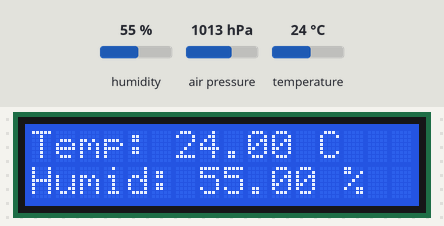
Bench run of a sketch on a simulated Arduino Uno, built with avr-gcc and run on an emulated ATmega328P. Shown: 16×2 character LCD. The inputs (shaded band) are chosen by the test bench; at power-on: humidity 55 %, air pressure 1013 hPa, temperature 24 °C. What the sketch prints to the serial monitor is not drawn.

Above: at 1.2 s.
1.3 s: humidity set to 22 %
At 7.1 s:
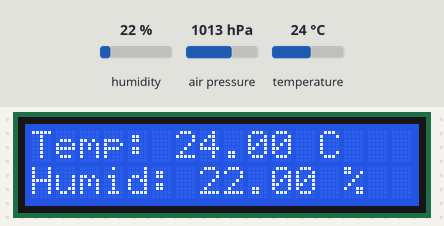
7.4 s: air pressure set to 952 hPa
At 10.6 s:
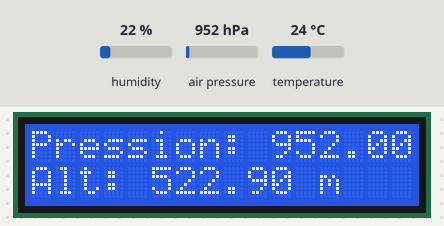
13.5 s: temperature set to 12 °C
At 15.5 s:
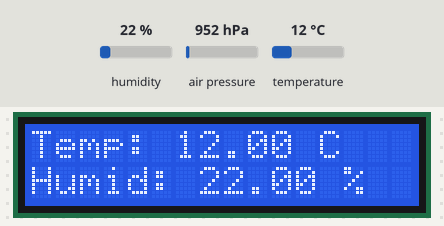
17.2 s: air pressure set to 975 hPa
At 18.4 s:
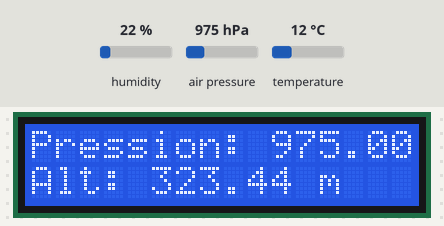
20.4 s: humidity set to 40 %
At 21.8 s:
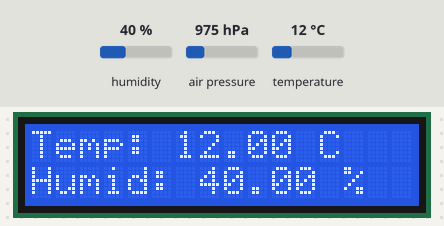
23.5 s: air pressure set to 1000 hPa
At 24.8 s:
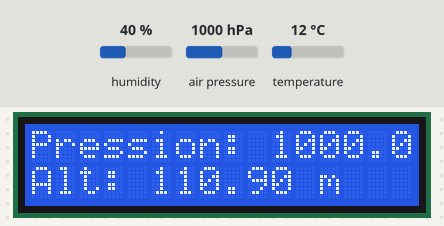
Timing chart, 0 to 26.5 s (numbered marks = the images above; inputs shaded):
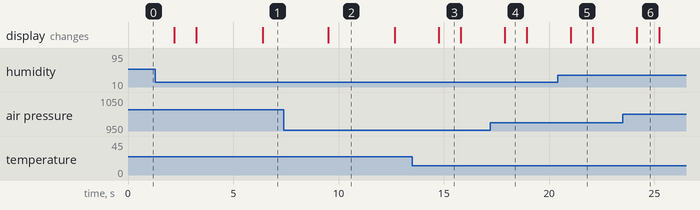

Measured:
- after the input at 1.3 s, the display: changes after 0.90 s (image 1)
- after the input at 7.4 s, the display: changes after 2.1 s (image 2)
- after the input at 13.5 s, the display: changes after 1.3 s (image 3)
- after the input at 17.2 s, the display: changes after 0.69 s (image 4)
- after the input at 20.4 s, the display: changes after 0.63 s (image 5)
- after the input at 23.5 s, the display: changes after 0.67 s (image 6)
- what the display in image 2 shows lasts 3.2 s, from 9.5 s to 12.7 s

The sketch:

press__alt__temp__hum.ino
```cpp
#include <Wire.h>
#include <LiquidCrystal_I2C.h>
#include <DHT.h>
#include <Adafruit_BMP085.h>

#define DHTPIN 2
#define DHTTYPE DHT11

DHT dht(DHTPIN, DHTTYPE);
Adafruit_BMP085 bmp;

LiquidCrystal_I2C lcd(0x27, 16, 2);

int screenState = 0;
unsigned long previousMillis = 0;
const long interval = 3000;

void setup() {
  Serial.begin(9600); // Port série pour Raspberry Pi
  lcd.begin(16, 2);
  lcd.backlight();
  dht.begin();

  if (!bmp.begin()) {
    lcd.setCursor(0, 0);
    lcd.print("BMP erreur !");
    while (1);
  }
}

void loop() {
  unsigned long currentMillis = millis();

  float h = dht.readHumidity();
  float t = dht.readTemperature();
  float pressure = bmp.readPressure() / 100.0; // en hPa
  float altitude = bmp.readAltitude();         // en mètres

  if (isnan(h) || isnan(t)) {
    lcd.setCursor(0, 0);
    lcd.print("Erreur capteur");
    lcd.setCursor(0, 1);
    lcd.print("Temp/Hum invalide");
  } else {
    // Envoie sur le port série (format pour Python)
    Serial.print("Temp: ");
    Serial.print(t);
    Serial.print(" C, Hum: ");
    Serial.print(h);
    Serial.print(" %, Press: ");
    Serial.print(pressure);
    Serial.print(" hPa, Alt: ");
    Serial.print(altitude);
    Serial.println(" m");

    // Affichage LCD (alternance)
    if (currentMillis - previousMillis >= interval) {
      previousMillis = currentMillis;
      screenState = (screenState + 1) % 2;
      lcd.clear();
    }

    if (screenState == 0) {
      lcd.setCursor(0, 0);
      lcd.print("Temp: ");
      lcd.print(t);
      lcd.print(" C");
      lcd.setCursor(0, 1);
      lcd.print("Humid: ");
      lcd.print(h);
      lcd.print(" %");
    } else {
      lcd.setCursor(0, 0);
      lcd.print("Pression: ");
      lcd.print(pressure);
      lcd.print(" hPa");
      lcd.setCursor(0, 1);
      lcd.print("Alt: ");
      lcd.print(altitude);
      lcd.print(" m");
    }
  }

  delay(1000); // pause entre chaque mesure/transmission
}
```
